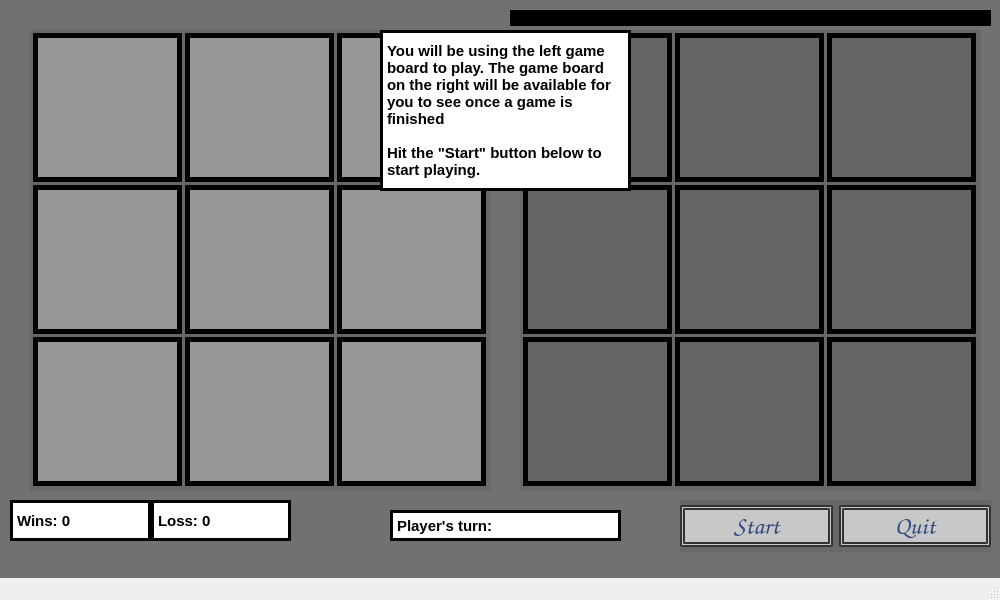
<?xml version="1.0" encoding="UTF-8"?>
<ui version="4.0">
 <class>GameWindow</class>
 <widget class="QMainWindow" name="GameWindow">
  <property name="geometry">
   <rect>
    <x>0</x>
    <y>0</y>
    <width>1000</width>
    <height>600</height>
   </rect>
  </property>
  <property name="windowTitle">
   <string>MainWindow</string>
  </property>
  <widget class="QWidget" name="centralwidget">
   <widget class="QStackedWidget" name="stackedWidget">
    <property name="geometry">
     <rect>
      <x>0</x>
      <y>0</y>
      <width>1000</width>
      <height>600</height>
     </rect>
    </property>
    <property name="styleSheet">
     <string notr="true">background-color: rgba(100, 100, 100, 0.7);</string>
    </property>
    <widget class="QWidget" name="page_0">
     <widget class="QWidget" name="horizontalLayoutWidget">
      <property name="geometry">
       <rect>
        <x>10</x>
        <y>500</y>
        <width>281</width>
        <height>41</height>
       </rect>
      </property>
      <layout class="QHBoxLayout" name="horizontalLayout_2">
       <property name="spacing">
        <number>0</number>
       </property>
       <item>
        <widget class="QLabel" name="label_2">
         <property name="styleSheet">
          <string notr="true">background-color: white;
font-size: 15px;
color: black;
font-weight: bold;
border: 3px solid black;</string>
         </property>
         <property name="text">
          <string>Wins: 0</string>
         </property>
        </widget>
       </item>
       <item>
        <widget class="QLabel" name="label_3">
         <property name="styleSheet">
          <string notr="true">background-color: white;
font-size: 15px;
color: black;
font-weight: bold;
border: 3px solid black;</string>
         </property>
         <property name="text">
          <string>Loss: 0</string>
         </property>
        </widget>
       </item>
      </layout>
     </widget>
     <widget class="QWidget" name="gridLayoutWidget">
      <property name="geometry">
       <rect>
        <x>30</x>
        <y>30</y>
        <width>461</width>
        <height>461</height>
       </rect>
      </property>
      <layout class="QGridLayout" name="gridLayout">
       <property name="rightMargin">
        <number>0</number>
       </property>
       <property name="bottomMargin">
        <number>0</number>
       </property>
       <property name="spacing">
        <number>0</number>
       </property>
       <item row="1" column="2">
        <widget class="QPushButton" name="pushButton">
         <property name="sizePolicy">
          <sizepolicy hsizetype="Minimum" vsizetype="Preferred">
           <horstretch>0</horstretch>
           <verstretch>0</verstretch>
          </sizepolicy>
         </property>
         <property name="minimumSize">
          <size>
           <width>149</width>
           <height>149</height>
          </size>
         </property>
         <property name="maximumSize">
          <size>
           <width>149</width>
           <height>149</height>
          </size>
         </property>
         <property name="styleSheet">
          <string notr="true">background-color: rgb(150, 150, 150);
color: white;
font-size: 75px;
font-weight: bold;
border: 5px solid black;</string>
         </property>
         <property name="text">
          <string/>
         </property>
        </widget>
       </item>
       <item row="1" column="1">
        <widget class="QPushButton" name="pushButton_2">
         <property name="sizePolicy">
          <sizepolicy hsizetype="Minimum" vsizetype="Preferred">
           <horstretch>0</horstretch>
           <verstretch>0</verstretch>
          </sizepolicy>
         </property>
         <property name="minimumSize">
          <size>
           <width>149</width>
           <height>149</height>
          </size>
         </property>
         <property name="maximumSize">
          <size>
           <width>149</width>
           <height>149</height>
          </size>
         </property>
         <property name="styleSheet">
          <string notr="true">background-color: rgb(150, 150, 150);
color: white;
font-size: 75px;
font-weight: bold;
border: 5px solid black;</string>
         </property>
         <property name="text">
          <string/>
         </property>
        </widget>
       </item>
       <item row="1" column="0">
        <widget class="QPushButton" name="pushButton_4">
         <property name="sizePolicy">
          <sizepolicy hsizetype="Minimum" vsizetype="Preferred">
           <horstretch>0</horstretch>
           <verstretch>0</verstretch>
          </sizepolicy>
         </property>
         <property name="minimumSize">
          <size>
           <width>149</width>
           <height>149</height>
          </size>
         </property>
         <property name="maximumSize">
          <size>
           <width>149</width>
           <height>149</height>
          </size>
         </property>
         <property name="styleSheet">
          <string notr="true">background-color: rgb(150, 150, 150);
color: white;
font-size: 75px;
font-weight: bold;
border: 5px solid black;</string>
         </property>
         <property name="text">
          <string/>
         </property>
        </widget>
       </item>
       <item row="2" column="1">
        <widget class="QPushButton" name="pushButton_3">
         <property name="sizePolicy">
          <sizepolicy hsizetype="Minimum" vsizetype="Preferred">
           <horstretch>0</horstretch>
           <verstretch>0</verstretch>
          </sizepolicy>
         </property>
         <property name="minimumSize">
          <size>
           <width>149</width>
           <height>149</height>
          </size>
         </property>
         <property name="maximumSize">
          <size>
           <width>149</width>
           <height>149</height>
          </size>
         </property>
         <property name="styleSheet">
          <string notr="true">background-color: rgb(150, 150, 150);
color: white;
font-size: 75px;
font-weight: bold;
border: 5px solid black;</string>
         </property>
         <property name="text">
          <string/>
         </property>
        </widget>
       </item>
       <item row="0" column="0">
        <widget class="QPushButton" name="pushButton_5">
         <property name="sizePolicy">
          <sizepolicy hsizetype="Minimum" vsizetype="Preferred">
           <horstretch>0</horstretch>
           <verstretch>0</verstretch>
          </sizepolicy>
         </property>
         <property name="minimumSize">
          <size>
           <width>149</width>
           <height>149</height>
          </size>
         </property>
         <property name="maximumSize">
          <size>
           <width>149</width>
           <height>149</height>
          </size>
         </property>
         <property name="styleSheet">
          <string notr="true">background-color: rgb(150, 150, 150);
color: white;
font-size: 75px;
font-weight: bold;
border: 5px solid black;</string>
         </property>
         <property name="text">
          <string/>
         </property>
        </widget>
       </item>
       <item row="0" column="2">
        <widget class="QPushButton" name="pushButton_6">
         <property name="sizePolicy">
          <sizepolicy hsizetype="Minimum" vsizetype="Preferred">
           <horstretch>0</horstretch>
           <verstretch>0</verstretch>
          </sizepolicy>
         </property>
         <property name="minimumSize">
          <size>
           <width>149</width>
           <height>149</height>
          </size>
         </property>
         <property name="maximumSize">
          <size>
           <width>149</width>
           <height>149</height>
          </size>
         </property>
         <property name="styleSheet">
          <string notr="true">background-color: rgb(150, 150, 150);
color: white;
font-size: 75px;
font-weight: bold;
border: 5px solid black;</string>
         </property>
         <property name="text">
          <string/>
         </property>
        </widget>
       </item>
       <item row="0" column="1">
        <widget class="QPushButton" name="pushButton_7">
         <property name="sizePolicy">
          <sizepolicy hsizetype="Minimum" vsizetype="Preferred">
           <horstretch>0</horstretch>
           <verstretch>0</verstretch>
          </sizepolicy>
         </property>
         <property name="minimumSize">
          <size>
           <width>149</width>
           <height>149</height>
          </size>
         </property>
         <property name="maximumSize">
          <size>
           <width>149</width>
           <height>149</height>
          </size>
         </property>
         <property name="styleSheet">
          <string notr="true">background-color: rgb(150, 150, 150);
color: white;
font-size: 75px;
font-weight: bold;
border: 5px solid black;</string>
         </property>
         <property name="text">
          <string/>
         </property>
        </widget>
       </item>
       <item row="2" column="0">
        <widget class="QPushButton" name="pushButton_8">
         <property name="sizePolicy">
          <sizepolicy hsizetype="Minimum" vsizetype="Preferred">
           <horstretch>0</horstretch>
           <verstretch>0</verstretch>
          </sizepolicy>
         </property>
         <property name="minimumSize">
          <size>
           <width>149</width>
           <height>149</height>
          </size>
         </property>
         <property name="maximumSize">
          <size>
           <width>149</width>
           <height>149</height>
          </size>
         </property>
         <property name="styleSheet">
          <string notr="true">background-color: rgb(150, 150, 150);
color: white;
font-size: 75px;
font-weight: bold;
border: 5px solid black;</string>
         </property>
         <property name="text">
          <string/>
         </property>
        </widget>
       </item>
       <item row="2" column="2">
        <widget class="QPushButton" name="pushButton_9">
         <property name="sizePolicy">
          <sizepolicy hsizetype="Minimum" vsizetype="Preferred">
           <horstretch>0</horstretch>
           <verstretch>0</verstretch>
          </sizepolicy>
         </property>
         <property name="minimumSize">
          <size>
           <width>149</width>
           <height>149</height>
          </size>
         </property>
         <property name="maximumSize">
          <size>
           <width>149</width>
           <height>149</height>
          </size>
         </property>
         <property name="styleSheet">
          <string notr="true">background-color: rgb(150, 150, 150);
color: white;
font-size: 75px;
font-weight: bold;
border: 5px solid black;</string>
         </property>
         <property name="text">
          <string/>
         </property>
        </widget>
       </item>
      </layout>
     </widget>
     <widget class="QWidget" name="gridLayoutWidget_2">
      <property name="geometry">
       <rect>
        <x>520</x>
        <y>30</y>
        <width>461</width>
        <height>461</height>
       </rect>
      </property>
      <layout class="QGridLayout" name="gridLayout_2">
       <property name="spacing">
        <number>0</number>
       </property>
       <item row="1" column="1">
        <widget class="QPushButton" name="pushButton_12">
         <property name="sizePolicy">
          <sizepolicy hsizetype="Minimum" vsizetype="Preferred">
           <horstretch>0</horstretch>
           <verstretch>0</verstretch>
          </sizepolicy>
         </property>
         <property name="minimumSize">
          <size>
           <width>149</width>
           <height>149</height>
          </size>
         </property>
         <property name="maximumSize">
          <size>
           <width>149</width>
           <height>149</height>
          </size>
         </property>
         <property name="styleSheet">
          <string notr="true">background-color: rgb(100, 100, 100);
color: white;
font-size: 75px;
font-weight: bold;
border: 5px solid black;</string>
         </property>
         <property name="text">
          <string/>
         </property>
        </widget>
       </item>
       <item row="1" column="0">
        <widget class="QPushButton" name="pushButton_13">
         <property name="sizePolicy">
          <sizepolicy hsizetype="Minimum" vsizetype="Preferred">
           <horstretch>0</horstretch>
           <verstretch>0</verstretch>
          </sizepolicy>
         </property>
         <property name="minimumSize">
          <size>
           <width>149</width>
           <height>149</height>
          </size>
         </property>
         <property name="maximumSize">
          <size>
           <width>149</width>
           <height>149</height>
          </size>
         </property>
         <property name="styleSheet">
          <string notr="true">background-color: rgb(100, 100, 100);
color: white;
font-size: 75px;
font-weight: bold;
border: 5px solid black;</string>
         </property>
         <property name="text">
          <string/>
         </property>
        </widget>
       </item>
       <item row="2" column="2">
        <widget class="QPushButton" name="pushButton_10">
         <property name="sizePolicy">
          <sizepolicy hsizetype="Minimum" vsizetype="Preferred">
           <horstretch>0</horstretch>
           <verstretch>0</verstretch>
          </sizepolicy>
         </property>
         <property name="minimumSize">
          <size>
           <width>149</width>
           <height>149</height>
          </size>
         </property>
         <property name="maximumSize">
          <size>
           <width>149</width>
           <height>149</height>
          </size>
         </property>
         <property name="styleSheet">
          <string notr="true">background-color: rgb(100, 100, 100);
color: white;
font-size: 75px;
font-weight: bold;
border: 5px solid black;</string>
         </property>
         <property name="text">
          <string/>
         </property>
        </widget>
       </item>
       <item row="1" column="2">
        <widget class="QPushButton" name="pushButton_11">
         <property name="sizePolicy">
          <sizepolicy hsizetype="Minimum" vsizetype="Preferred">
           <horstretch>0</horstretch>
           <verstretch>0</verstretch>
          </sizepolicy>
         </property>
         <property name="minimumSize">
          <size>
           <width>149</width>
           <height>149</height>
          </size>
         </property>
         <property name="maximumSize">
          <size>
           <width>149</width>
           <height>149</height>
          </size>
         </property>
         <property name="styleSheet">
          <string notr="true">background-color: rgb(100, 100, 100);
color: white;
font-size: 75px;
font-weight: bold;
border: 5px solid black;</string>
         </property>
         <property name="text">
          <string/>
         </property>
        </widget>
       </item>
       <item row="0" column="0">
        <widget class="QPushButton" name="pushButton_14">
         <property name="sizePolicy">
          <sizepolicy hsizetype="Minimum" vsizetype="Preferred">
           <horstretch>0</horstretch>
           <verstretch>0</verstretch>
          </sizepolicy>
         </property>
         <property name="minimumSize">
          <size>
           <width>149</width>
           <height>149</height>
          </size>
         </property>
         <property name="maximumSize">
          <size>
           <width>149</width>
           <height>149</height>
          </size>
         </property>
         <property name="styleSheet">
          <string notr="true">background-color: rgb(100, 100, 100);
color: white;
font-size: 75px;
font-weight: bold;
border: 5px solid black;</string>
         </property>
         <property name="text">
          <string/>
         </property>
        </widget>
       </item>
       <item row="0" column="2">
        <widget class="QPushButton" name="pushButton_15">
         <property name="sizePolicy">
          <sizepolicy hsizetype="Minimum" vsizetype="Preferred">
           <horstretch>0</horstretch>
           <verstretch>0</verstretch>
          </sizepolicy>
         </property>
         <property name="minimumSize">
          <size>
           <width>149</width>
           <height>149</height>
          </size>
         </property>
         <property name="maximumSize">
          <size>
           <width>149</width>
           <height>149</height>
          </size>
         </property>
         <property name="styleSheet">
          <string notr="true">background-color: rgb(100, 100, 100);
color: white;
font-size: 75px;
font-weight: bold;
border: 5px solid black;</string>
         </property>
         <property name="text">
          <string/>
         </property>
        </widget>
       </item>
       <item row="0" column="1">
        <widget class="QPushButton" name="pushButton_16">
         <property name="sizePolicy">
          <sizepolicy hsizetype="Minimum" vsizetype="Preferred">
           <horstretch>0</horstretch>
           <verstretch>0</verstretch>
          </sizepolicy>
         </property>
         <property name="minimumSize">
          <size>
           <width>149</width>
           <height>149</height>
          </size>
         </property>
         <property name="maximumSize">
          <size>
           <width>149</width>
           <height>149</height>
          </size>
         </property>
         <property name="styleSheet">
          <string notr="true">background-color: rgb(100, 100, 100);
color: white;
font-size: 75px;
font-weight: bold;
border: 5px solid black;</string>
         </property>
         <property name="text">
          <string/>
         </property>
        </widget>
       </item>
       <item row="2" column="1">
        <widget class="QPushButton" name="pushButton_17">
         <property name="sizePolicy">
          <sizepolicy hsizetype="Minimum" vsizetype="Preferred">
           <horstretch>0</horstretch>
           <verstretch>0</verstretch>
          </sizepolicy>
         </property>
         <property name="minimumSize">
          <size>
           <width>149</width>
           <height>149</height>
          </size>
         </property>
         <property name="maximumSize">
          <size>
           <width>149</width>
           <height>149</height>
          </size>
         </property>
         <property name="styleSheet">
          <string notr="true">background-color: rgb(100, 100, 100);
color: white;
font-size: 75px;
font-weight: bold;
border: 5px solid black;</string>
         </property>
         <property name="text">
          <string/>
         </property>
        </widget>
       </item>
       <item row="2" column="0">
        <widget class="QPushButton" name="pushButton_35">
         <property name="sizePolicy">
          <sizepolicy hsizetype="Minimum" vsizetype="Preferred">
           <horstretch>0</horstretch>
           <verstretch>0</verstretch>
          </sizepolicy>
         </property>
         <property name="minimumSize">
          <size>
           <width>149</width>
           <height>149</height>
          </size>
         </property>
         <property name="maximumSize">
          <size>
           <width>149</width>
           <height>149</height>
          </size>
         </property>
         <property name="styleSheet">
          <string notr="true">background-color: rgb(100, 100, 100);
color: white;
font-size: 75px;
font-weight: bold;
border: 5px solid black;</string>
         </property>
         <property name="text">
          <string/>
         </property>
        </widget>
       </item>
      </layout>
     </widget>
     <widget class="QPushButton" name="blanket">
      <property name="geometry">
       <rect>
        <x>510</x>
        <y>10</y>
        <width>481</width>
        <height>16</height>
       </rect>
      </property>
      <property name="styleSheet">
       <string notr="true">background-color: black;
color: white;
font-size: 75px;
font-weight: bold;
border: 5px solid black;</string>
      </property>
      <property name="text">
       <string/>
      </property>
     </widget>
     <widget class="QLabel" name="label">
      <property name="enabled">
       <bool>true</bool>
      </property>
      <property name="geometry">
       <rect>
        <x>380</x>
        <y>30</y>
        <width>251</width>
        <height>161</height>
       </rect>
      </property>
      <property name="styleSheet">
       <string notr="true">background-color: white;
font-size: 15px;
color: black;
font-weight: bold;
border: 3px solid black;</string>
      </property>
      <property name="text">
       <string>You will be using the left game
board to play. The game board
on the right will be available for
you to see once a game is
finished

Hit the &quot;Start&quot; button below to
start playing.</string>
      </property>
     </widget>
     <widget class="QWidget" name="horizontalLayoutWidget_2">
      <property name="geometry">
       <rect>
        <x>680</x>
        <y>500</y>
        <width>311</width>
        <height>52</height>
       </rect>
      </property>
      <layout class="QHBoxLayout" name="horizontalLayout">
       <item>
        <widget class="QPushButton" name="pushButton_38">
         <property name="styleSheet">
          <string notr="true">font-family: Cursive;
color: rgb(50, 75, 125);
font-size: 25px;
qproperty-alignment: AlignCenter;
background-color: rgb(200, 200, 200);
border: 5px double rgb(50, 50, 50);
font-weight: bold;</string>
         </property>
         <property name="text">
          <string>Start</string>
         </property>
        </widget>
       </item>
       <item>
        <widget class="QPushButton" name="pushButton_36">
         <property name="styleSheet">
          <string notr="true">font-family: Cursive;
color: rgb(50, 75, 125);
font-size: 25px;
qproperty-alignment: AlignCenter;
background-color: rgb(200, 200, 200);
border: 5px double rgb(50, 50, 50);
font-weight: bold;</string>
         </property>
         <property name="text">
          <string>Quit</string>
         </property>
        </widget>
       </item>
      </layout>
     </widget>
     <widget class="QLabel" name="label_4">
      <property name="geometry">
       <rect>
        <x>390</x>
        <y>510</y>
        <width>231</width>
        <height>31</height>
       </rect>
      </property>
      <property name="styleSheet">
       <string notr="true">background-color: white;
font-size: 15px;
color: black;
font-weight: bold;
border: 3px solid black;</string>
      </property>
      <property name="text">
       <string>Player's turn:</string>
      </property>
     </widget>
    </widget>
   </widget>
  </widget>
  <widget class="QMenuBar" name="menubar">
   <property name="geometry">
    <rect>
     <x>0</x>
     <y>0</y>
     <width>1000</width>
     <height>22</height>
    </rect>
   </property>
  </widget>
  <widget class="QStatusBar" name="statusbar"/>
 </widget>
 <resources/>
 <connections/>
</ui>
